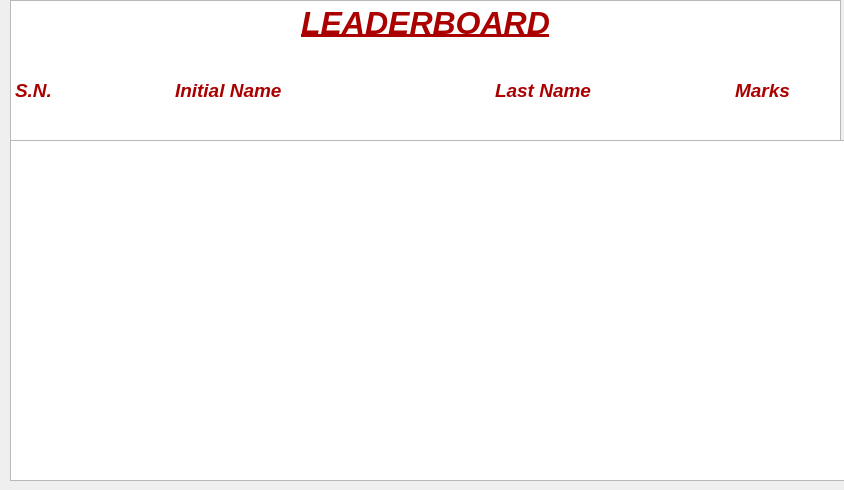
<?xml version="1.0" encoding="UTF-8"?>
<ui version="4.0">
 <class>Leaderboard</class>
 <widget class="QDialog" name="Leaderboard">
  <property name="geometry">
   <rect>
    <x>0</x>
    <y>0</y>
    <width>844</width>
    <height>490</height>
   </rect>
  </property>
  <property name="windowTitle">
   <string>Leaderboard</string>
  </property>
  <widget class="QTextEdit" name="textEdit">
   <property name="geometry">
    <rect>
     <x>10</x>
     <y>0</y>
     <width>831</width>
     <height>141</height>
    </rect>
   </property>
   <property name="font">
    <font>
     <pointsize>24</pointsize>
    </font>
   </property>
   <property name="html">
    <string>&lt;!DOCTYPE HTML PUBLIC &quot;-//W3C//DTD HTML 4.0//EN&quot; &quot;http://www.w3.org/TR/REC-html40/strict.dtd&quot;&gt;
&lt;html&gt;&lt;head&gt;&lt;meta name=&quot;qrichtext&quot; content=&quot;1&quot; /&gt;&lt;style type=&quot;text/css&quot;&gt;
p, li { white-space: pre-wrap; }
&lt;/style&gt;&lt;/head&gt;&lt;body style=&quot; font-family:'Ubuntu'; font-size:24pt; font-weight:400; font-style:normal;&quot;&gt;
&lt;p align=&quot;center&quot; style=&quot; margin-top:0px; margin-bottom:0px; margin-left:0px; margin-right:0px; -qt-block-indent:0; text-indent:0px;&quot;&gt;&lt;span style=&quot; font-family:'MS Shell Dlg 2'; font-weight:600; font-style:italic; text-decoration: underline; color:#aa0000;&quot;&gt;LEADERBOARD&lt;/span&gt;&lt;/p&gt;
&lt;p align=&quot;center&quot; style=&quot;-qt-paragraph-type:empty; margin-top:0px; margin-bottom:0px; margin-left:0px; margin-right:0px; -qt-block-indent:0; text-indent:0px; font-family:'MS Shell Dlg 2'; font-weight:600; font-style:italic; text-decoration: underline; color:#aa0000;&quot;&gt;&lt;br /&gt;&lt;/p&gt;
&lt;p style=&quot; margin-top:0px; margin-bottom:0px; margin-left:0px; margin-right:0px; -qt-block-indent:0; text-indent:0px;&quot;&gt;&lt;span style=&quot; font-family:'MS Shell Dlg 2'; font-size:14pt; font-weight:600; font-style:italic; color:#aa0000;&quot;&gt;S.N.		Initial Name			Last Name 		Marks&lt;/span&gt;&lt;/p&gt;&lt;/body&gt;&lt;/html&gt;</string>
   </property>
  </widget>
  <widget class="QTextEdit" name="textEdit_2">
   <property name="geometry">
    <rect>
     <x>10</x>
     <y>140</y>
     <width>851</width>
     <height>341</height>
    </rect>
   </property>
   <property name="font">
    <font>
     <pointsize>14</pointsize>
    </font>
   </property>
  </widget>
 </widget>
 <resources/>
 <connections/>
</ui>
